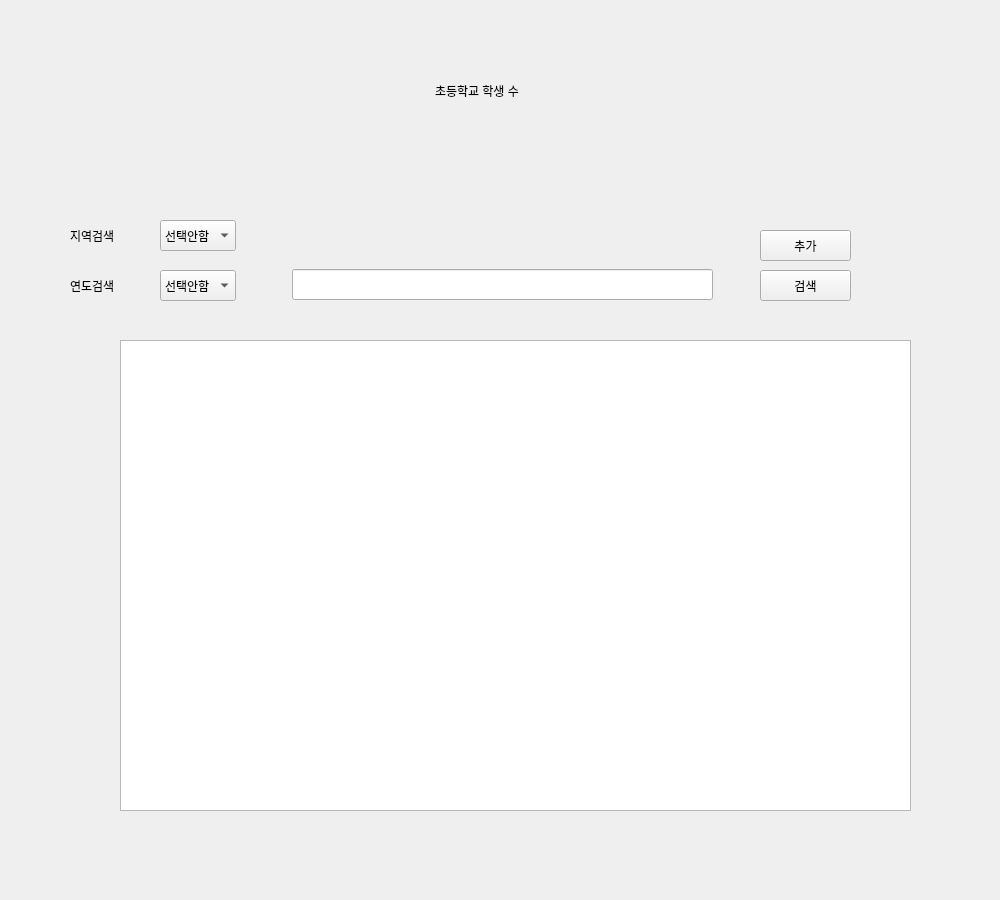
<?xml version="1.0" encoding="UTF-8"?>
<ui version="4.0">
 <class>Form</class>
 <widget class="QWidget" name="Form">
  <property name="geometry">
   <rect>
    <x>0</x>
    <y>0</y>
    <width>1000</width>
    <height>900</height>
   </rect>
  </property>
  <property name="windowTitle">
   <string>Form</string>
  </property>
  <widget class="QTableWidget" name="table">
   <property name="geometry">
    <rect>
     <x>120</x>
     <y>340</y>
     <width>791</width>
     <height>471</height>
    </rect>
   </property>
  </widget>
  <widget class="QPushButton" name="pushButton_2">
   <property name="geometry">
    <rect>
     <x>760</x>
     <y>270</y>
     <width>91</width>
     <height>31</height>
    </rect>
   </property>
   <property name="text">
    <string>검색</string>
   </property>
  </widget>
  <widget class="QLabel" name="label">
   <property name="geometry">
    <rect>
     <x>435</x>
     <y>80</y>
     <width>201</width>
     <height>21</height>
    </rect>
   </property>
   <property name="text">
    <string>초등학교 학생 수</string>
   </property>
  </widget>
  <widget class="QLineEdit" name="liner">
   <property name="geometry">
    <rect>
     <x>292</x>
     <y>269</y>
     <width>421</width>
     <height>31</height>
    </rect>
   </property>
  </widget>
  <widget class="QComboBox" name="combo_year">
   <property name="geometry">
    <rect>
     <x>160</x>
     <y>270</y>
     <width>76</width>
     <height>31</height>
    </rect>
   </property>
   <item>
    <property name="text">
     <string>선택안함</string>
    </property>
   </item>
   <item>
    <property name="text">
     <string>2016</string>
    </property>
   </item>
   <item>
    <property name="text">
     <string>2017</string>
    </property>
   </item>
   <item>
    <property name="text">
     <string>2018</string>
    </property>
   </item>
   <item>
    <property name="text">
     <string>2019</string>
    </property>
   </item>
   <item>
    <property name="text">
     <string>2020</string>
    </property>
   </item>
  </widget>
  <widget class="QComboBox" name="combo_nation">
   <property name="geometry">
    <rect>
     <x>160</x>
     <y>220</y>
     <width>76</width>
     <height>31</height>
    </rect>
   </property>
   <item>
    <property name="text">
     <string>선택안함</string>
    </property>
   </item>
   <item>
    <property name="text">
     <string>전국</string>
    </property>
   </item>
   <item>
    <property name="text">
     <string>서울특별시</string>
    </property>
   </item>
   <item>
    <property name="text">
     <string>부산광역시</string>
    </property>
   </item>
   <item>
    <property name="text">
     <string>대구광역시</string>
    </property>
   </item>
   <item>
    <property name="text">
     <string>인천광역시</string>
    </property>
   </item>
   <item>
    <property name="text">
     <string>광주광역시</string>
    </property>
   </item>
   <item>
    <property name="text">
     <string>대전광역시</string>
    </property>
   </item>
   <item>
    <property name="text">
     <string>울산광역시</string>
    </property>
   </item>
   <item>
    <property name="text">
     <string>세종특별자치시</string>
    </property>
   </item>
   <item>
    <property name="text">
     <string>경기도</string>
    </property>
   </item>
   <item>
    <property name="text">
     <string>강원도</string>
    </property>
   </item>
   <item>
    <property name="text">
     <string>충청북도</string>
    </property>
   </item>
   <item>
    <property name="text">
     <string>충청남도</string>
    </property>
   </item>
   <item>
    <property name="text">
     <string>전라북도</string>
    </property>
   </item>
   <item>
    <property name="text">
     <string>전라남도</string>
    </property>
   </item>
   <item>
    <property name="text">
     <string>경상북도</string>
    </property>
   </item>
   <item>
    <property name="text">
     <string>경상남도</string>
    </property>
   </item>
   <item>
    <property name="text">
     <string>제주특별자치도</string>
    </property>
   </item>
  </widget>
  <widget class="QLabel" name="label_2">
   <property name="geometry">
    <rect>
     <x>70</x>
     <y>230</y>
     <width>56</width>
     <height>12</height>
    </rect>
   </property>
   <property name="text">
    <string>지역검색</string>
   </property>
  </widget>
  <widget class="QLabel" name="label_3">
   <property name="geometry">
    <rect>
     <x>70</x>
     <y>280</y>
     <width>56</width>
     <height>12</height>
    </rect>
   </property>
   <property name="text">
    <string>연도검색</string>
   </property>
  </widget>
  <widget class="QPushButton" name="pushButton_3">
   <property name="geometry">
    <rect>
     <x>760</x>
     <y>230</y>
     <width>91</width>
     <height>31</height>
    </rect>
   </property>
   <property name="text">
    <string>추가</string>
   </property>
  </widget>
 </widget>
 <resources/>
 <connections/>
</ui>
